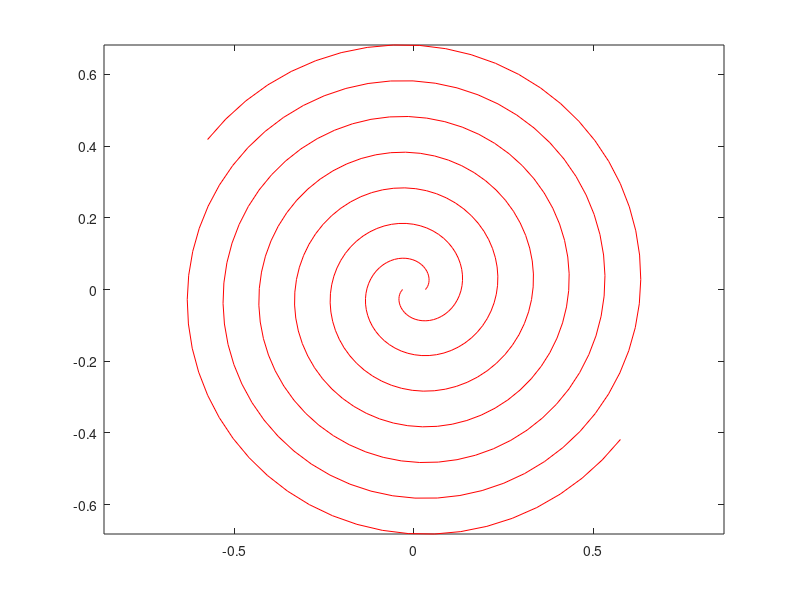

MATLAB code for this plot: (Note: this script raises an error after producing the figure.)
clc;

theta =  linspace(0, 3.4*2*pi, 200);

d = 0.05;
b = 1/10*1/pi;
r1 = b.*(1+theta);
x1 = r1.*cos(theta);
y1 = r1.*sin(theta);
r1b = -r1;
x1b = r1b.*cos(theta);
y1b = r1b.*sin(theta);

spiral1a=[x1;
         y1;
         ones(size(x1));];
spiral1b=[x1b;
         y1b;
         ones(size(x1));];

plot(spiral1a(1,:),spiral1a(2,:),'- r')
hold on
plot(spiral1b(1,:),spiral1b(2,:),'- r')

axis equal
spiral1a(3,:)=0;
spiral1b(3,:)=0;
writematrix(spiral1a','spiral1a.csv')
writematrix(spiral1b','spiral1b.csv')